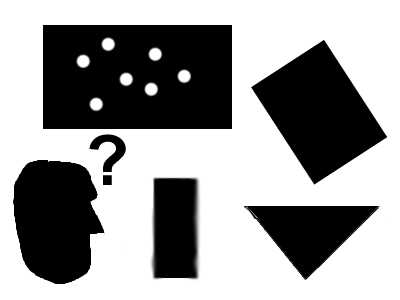
//> input picture code/c_cpp/opencv/data/pic1.png, 400 x 300 px, given in place of the camera
$ ./main   (built with g++ and OpenCV 4)
//> lines starting //> are read from the running program, lines starting //| are printed output that depends on the picture
#include <iostream>
#include <opencv2/imgproc/imgproc.hpp>
#include <opencv2/core/core.hpp>
#include <opencv2/highgui/highgui.hpp>

//#include <cv.h>
//#include <highgui.h>

using namespace cv;

int main(int argc, char * argv[]){
	//capture
	VideoCapture cap(0);
	cap.set(CV_CAP_PROP_FRAME_WIDTH, 640);
	cap.set(CV_CAP_PROP_FRAME_HEIGHT, 480);
	if(!cap.isOpened())
		return -1;

	while(1){
		Mat frame;
		cap >> frame;	//frameにcapを読み取る。
//> frame is the input picture: 300 rows x 400 cols, CV_8UC3; mean B, G, R 154.1, 154.1, 154.1
						//capはうえのほうでなんか宣言している

		//reverse
		Mat reversed_img;
		flip(frame, reversed_img, -1); //両方の軸で反転
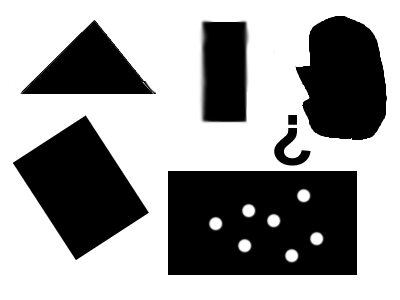
//> reversed_img: 300 rows x 400 cols, CV_8UC3; mean B, G, R 154.1, 154.1, 154.1

		//ノイズ対策?
		Mat noise_removal_img;
		GaussianBlur(reversed_img, noise_removal_img, Size(7, 7), 0);
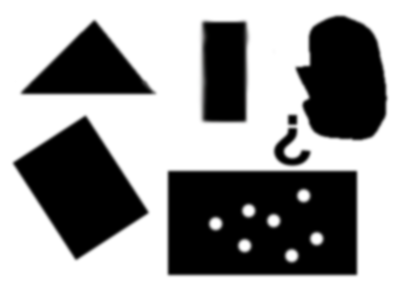
//> noise_removal_img: 300 rows x 400 cols, CV_8UC3; mean B, G, R 154.1, 154.1, 154.1

		//gray
		Mat gray_img;
		cvtColor (reversed_img, gray_img, COLOR_RGB2GRAY);

		//ここで円を検出する
		Mat circles;
		HoughCircles (gray_img, circles, CV_HOUGH_GRADIENT, 2, 10, 160, 50, 10, 20);
//> circles = [[291, 147, 18.8]]

		//円の描画
		Mat circle_img;
//> (the run ends here: the program needs code that is not available in this run, at `fncDrwCircles (circles, circle_img);`)

$ run again, on code/c_cpp/opencv/data/pic2.png
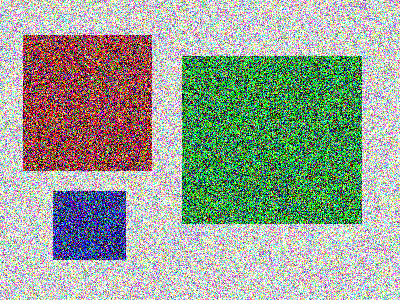
//> input picture code/c_cpp/opencv/data/pic2.png, 400 x 300 px, given in place of the camera
//> frame is the input picture: 300 rows x 400 cols, CV_8UC3; mean B, G, R 150, 164.4, 153.8
//> `GaussianBlur(reversed_img, noise_removal_img, Size(7, 7), 0);`:
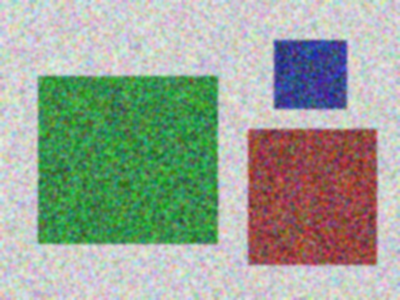
//> noise_removal_img: 300 rows x 400 cols, CV_8UC3; mean B, G, R 150, 164.4, 153.8
//> `cvtColor (reversed_img, gray_img, COLOR_RGB2GRAY);`:
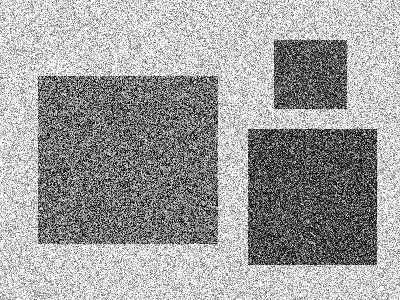
//> gray_img: 300 rows x 400 cols, CV_8UC1; min 0, max 255, mean 158.9
//> circles = 195 rows, first 8: [125, 189, 18.8], [163, 275, 18.8], [215, 191, 18.8], [199, 231, 18.8], [129, 107, 18.8], [99, 39, 18.8], [53, 183, 18.8], [95, 187, 18.8]

$ run again, on code/c_cpp/opencv/data/pic3.png
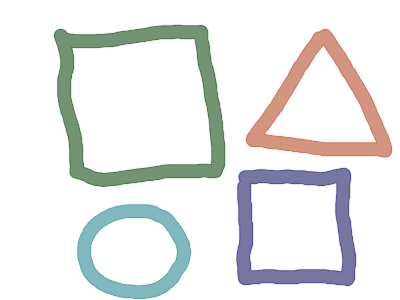
//> input picture code/c_cpp/opencv/data/pic3.png, 400 x 300 px, given in place of the camera
//> frame is the input picture: 300 rows x 400 cols, CV_8UC3; mean B, G, R 232.6, 233.5, 232.3
//> `GaussianBlur(reversed_img, noise_removal_img, Size(7, 7), 0);`:
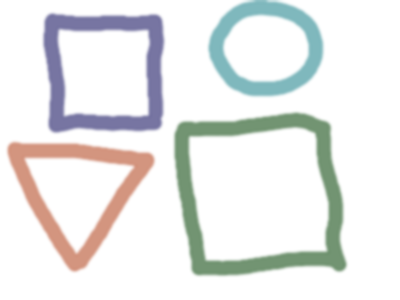
//> noise_removal_img: 300 rows x 400 cols, CV_8UC3; mean B, G, R 232.6, 233.5, 232.3
//> `cvtColor (reversed_img, gray_img, COLOR_RGB2GRAY);`:
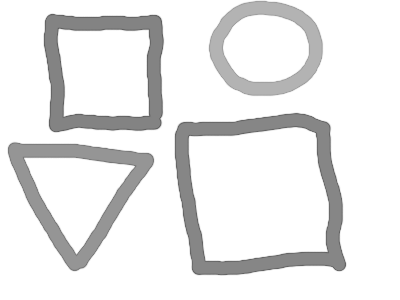
//> gray_img: 300 rows x 400 cols, CV_8UC1; min 96, max 255, mean 233.1
//> circles = empty

$ run again, on code/c_cpp/opencv/data/pic4.png
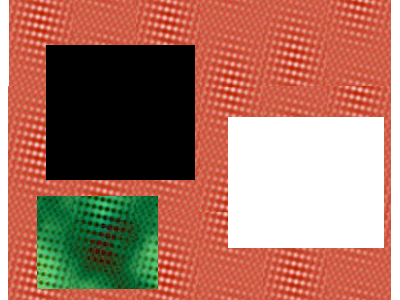
//> input picture code/c_cpp/opencv/data/pic4.png, 400 x 300 px, given in place of the camera
//> frame is the input picture: 300 rows x 400 cols, CV_8UC3; mean B, G, R 98.6, 115.2, 167.1
//> `GaussianBlur(reversed_img, noise_removal_img, Size(7, 7), 0);`:
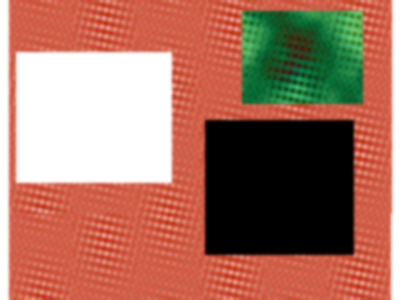
//> noise_removal_img: 300 rows x 400 cols, CV_8UC3; mean B, G, R 98.6, 115.2, 167.1
//> `cvtColor (reversed_img, gray_img, COLOR_RGB2GRAY);`:
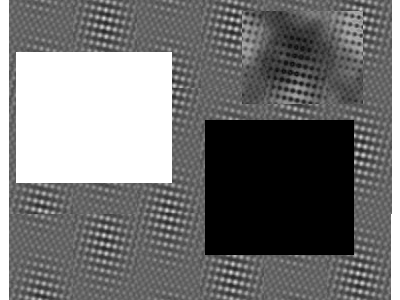
//> gray_img: 300 rows x 400 cols, CV_8UC1; min 0, max 255, mean 116.2
//> circles = [[371, 167, 18.8], [289, 93, 14.2], [51, 201, 16.6], [243, 277, 14.2]]
